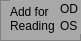
  <widget class="QFrame" name="frame_11">
   <property name="geometry">
    <rect>
     <x>-9</x>
     <y>300</y>
     <width>81</width>
     <height>41</height>
    </rect>
   </property>
   <property name="minimumSize">
    <size>
     <width>81</width>
     <height>41</height>
    </size>
   </property>
   <property name="maximumSize">
    <size>
     <width>81</width>
     <height>41</height>
    </size>
   </property>
   <property name="styleSheet">
    <string notr="true">background-color: #A8A8A8;</string>
   </property>
   <property name="frameShape">
    <enum>QFrame::StyledPanel</enum>
   </property>
   <property name="frameShadow">
    <enum>QFrame::Raised</enum>
   </property>
   <widget class="QLabel" name="label_24">
    <property name="geometry">
     <rect>
      <x>10</x>
      <y>-2</y>
      <width>51</width>
      <height>41</height>
     </rect>
    </property>
    <property name="minimumSize">
     <size>
      <width>51</width>
      <height>41</height>
     </size>
    </property>
    <property name="maximumSize">
     <size>
      <width>51</width>
      <height>41</height>
     </size>
    </property>
    <property name="text">
     <string>Add for Reading</string>
    </property>
    <property name="wordWrap">
     <bool>true</bool>
    </property>
   </widget>
   <widget class="QLabel" name="label_25">
    <property name="geometry">
     <rect>
      <x>60</x>
      <y>-2</y>
      <width>46</width>
      <height>21</height>
     </rect>
    </property>
    <property name="minimumSize">
     <size>
      <width>46</width>
      <height>21</height>
     </size>
    </property>
    <property name="maximumSize">
     <size>
      <width>46</width>
      <height>21</height>
     </size>
    </property>
    <property name="text">
     <string>OD</string>
    </property>
   </widget>
   <widget class="QLabel" name="label_26">
    <property name="geometry">
     <rect>
      <x>60</x>
      <y>18</y>
      <width>51</width>
      <height>16</height>
     </rect>
    </property>
    <property name="minimumSize">
     <size>
      <width>51</width>
      <height>16</height>
     </size>
    </property>
    <property name="maximumSize">
     <size>
      <width>51</width>
      <height>16</height>
     </size>
    </property>
    <property name="text">
     <string>OS</string>
    </property>
   </widget>
  </widget>
